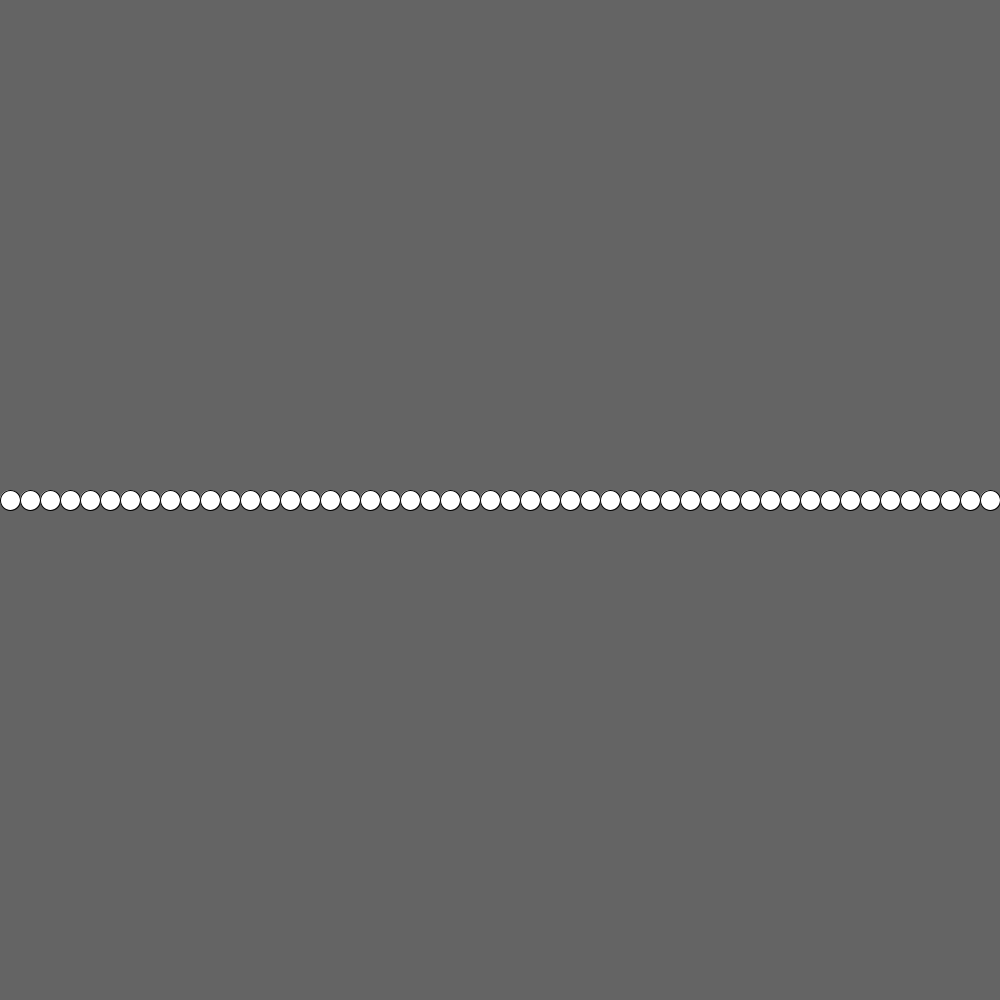
Frame 1 (no input)
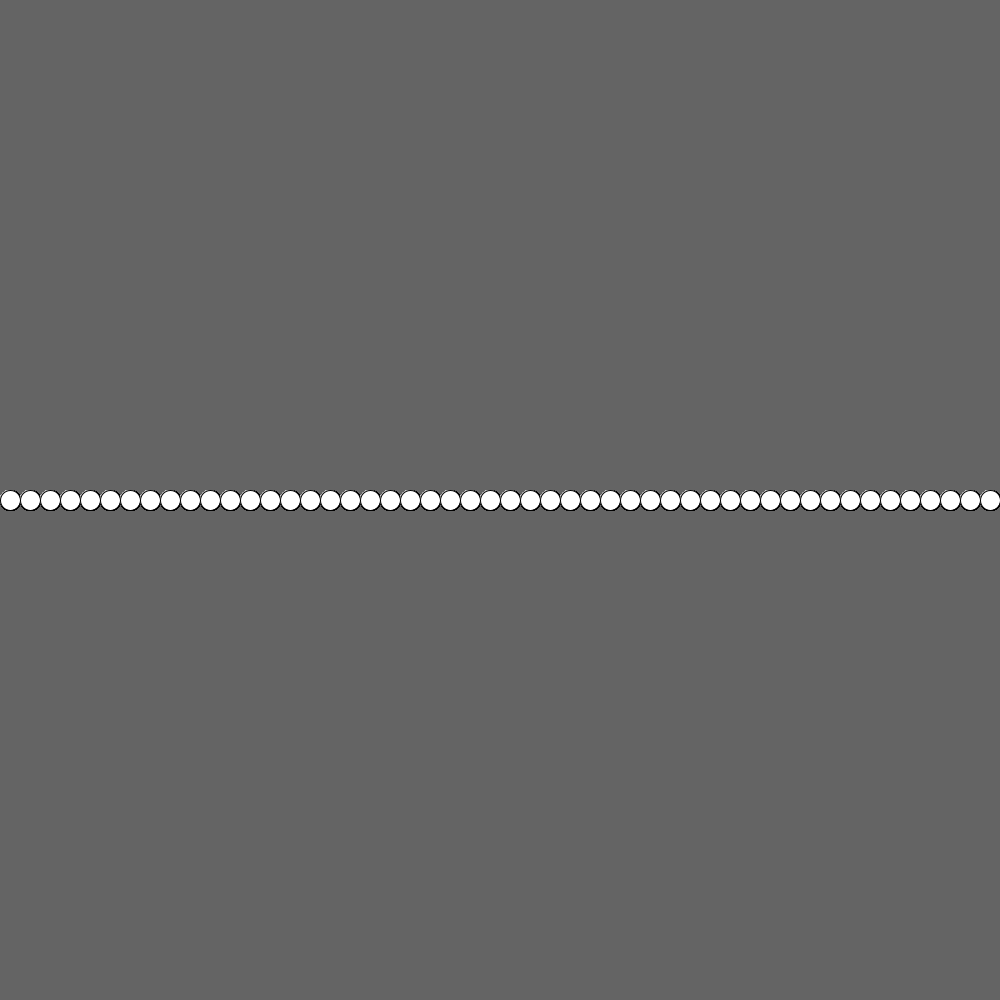
Frame 60 (the mouse pressed at the canvas centre just before this capture)
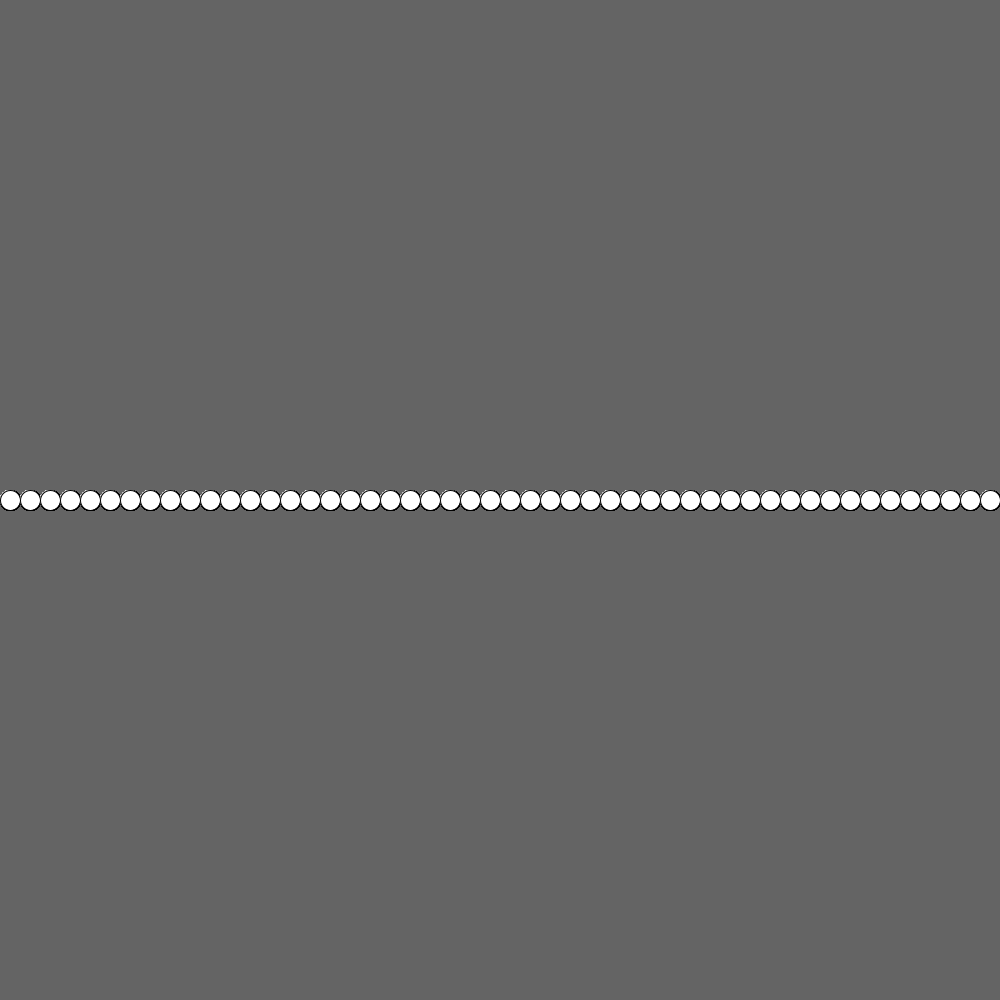
Frame 120 (the mouse held since frame 60 and released just before this capture)

The Processing sketch that drew these frames (run headless with seeded random() and noise(); from frame 60 on, the mouse is pressed at the canvas centre):

// Processing sketch: contiguous_circle_challenge
// ── contiguous_circle_challenge.pde
void setup()
{
  size(1000,1000);
  background(100);
}

void draw()
{
 
  for(float i=0.5; i<=width; i++)
  {
    ellipse(i*20,height/2, 20,20);
  }

}
